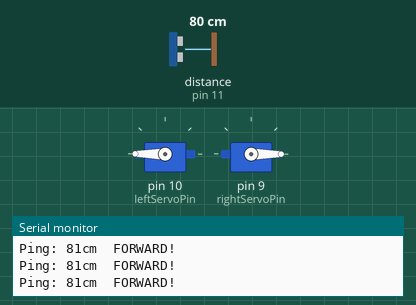
Simulated run of this sketch. Board: Arduino Uno, built with avr-gcc and run on an emulated ATmega328P. Shown: 2 × servo, the last lines printed to the serial monitor. Inputs (shaded band) come from the test bench; at power-on: distance to the obstacle (sensor on pin 11) 80 cm. The echo pulse lasts 58.3 µs per cm.

Above: at 1.2 s.
1.3 s: distance to the obstacle (sensor on pin 11) set to 34 cm
2.8 s: distance to the obstacle (sensor on pin 11) set to 27 cm
At 3.1 s:
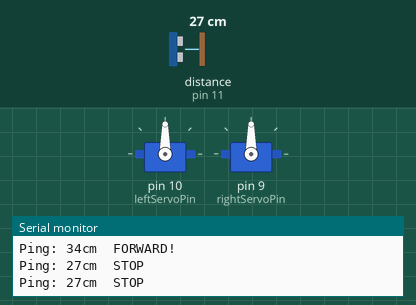
4.3 s: distance to the obstacle (sensor on pin 11) set to 22 cm
5.8 s: distance to the obstacle (sensor on pin 11) set to 17 cm
At 6.8 s:
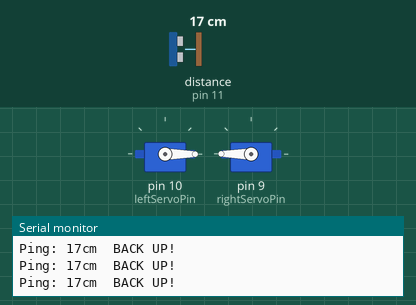
7.4 s: distance to the obstacle (sensor on pin 11) set to 35 cm
At 8.7 s:
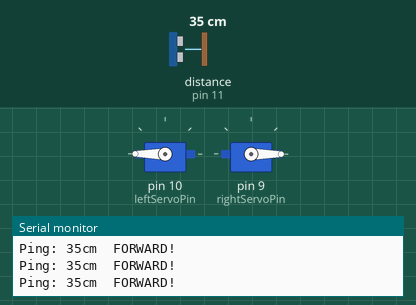
9.0 s: distance to the obstacle (sensor on pin 11) set to 2 cm
At 9.5 s:
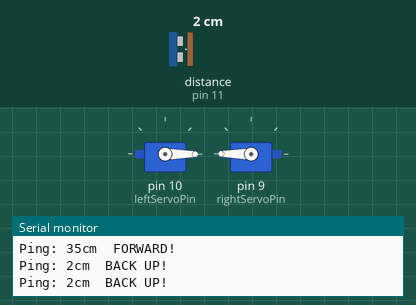
Timing chart, 0 to 11.6 s (numbered marks = the images above; inputs shaded):
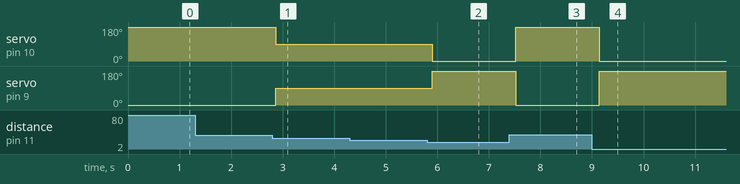

Measured:
- the behaviour switches between 31 and 30 cm on distance to the obstacle (sensor on pin 11) (found by bisection; images 0 and 1)
- the behaviour switches between 20 and 19 cm on distance to the obstacle (sensor on pin 11) (found by bisection; images 1 and 2)
- after the input at 2.8 s, servo on pin 10 (leftServoPin): 180° → 90° after 0.06 s; servo on pin 9 (rightServoPin): 0° → 90° after 0.06 s
- after the input at 5.8 s, servo on pin 10 (leftServoPin): 90° → 0° after 0.10 s; servo on pin 9 (rightServoPin): 90° → 180° after 0.10 s
- after the input at 7.4 s, servo on pin 10 (leftServoPin): 0° → 180° after 0.12 s; servo on pin 9 (rightServoPin): 180° → 0° after 0.12 s
- after the input at 9.0 s, servo on pin 10 (leftServoPin): 180° → 0° after 0.14 s; servo on pin 9 (rightServoPin): 0° → 180° after 0.14 s

The sketch:

S1_L04_goldilocks.ino
```cpp
#include <Servo.h>
// ---------------------------------------------------------------------------
// First we set up our wheels!
// ---------------------------------------------------------------------------
Servo leftServo;
#define leftServoPin 10
Servo rightServo;
#define rightServoPin 9

#define SERVOSTOP 90

#define LFFAST 180
#define LFSLOW 103
#define LBFAST 0
#define LBSLOW 80

#define RFFAST 0
#define RFSLOW 80
#define RBFAST 180
#define RBSLOW 103

// ---------------------------------------------------------------------------
// Ultrasonic Sensor
// ---------------------------------------------------------------------------
#include <NewPing.h>
#define TRIGGER_PIN 12
#define ECHO_PIN 11
#define MAX_DISTANCE 200

NewPing sonar(TRIGGER_PIN, ECHO_PIN, MAX_DISTANCE);

// ---------------------------------------------------------------------------
// Behaviors
// ---------------------------------------------------------------------------
#define GOLDILOCKS_UPPER 30
#define GOLDILOCKS_LOWER 20

void setup() {
  Serial.begin(57600);
}

void loop() {
//  delay(150);
  int distance = sonar.ping_cm();
  Serial.print("Ping: ");
  Serial.print(distance);
  Serial.print("cm  ");
  if (distance < GOLDILOCKS_LOWER)
  {
    Serial.println("BACK UP!");
    leftServo.attach(leftServoPin);
    rightServo.attach(rightServoPin);
    leftServo.write(LBFAST);
    rightServo.write(RBFAST);
  }
  else if (distance > GOLDILOCKS_UPPER)
  {
    Serial.println("FORWARD!");
    leftServo.attach(leftServoPin);
    rightServo.attach(rightServoPin);
    leftServo.write(LFFAST);
    rightServo.write(RFFAST);
  }
  else
  {
    Serial.println("STOP");
    leftServo.write(SERVOSTOP);
    rightServo.write(SERVOSTOP);
    leftServo.detach();
    rightServo.detach();
  }
  delay(200);
}
```
